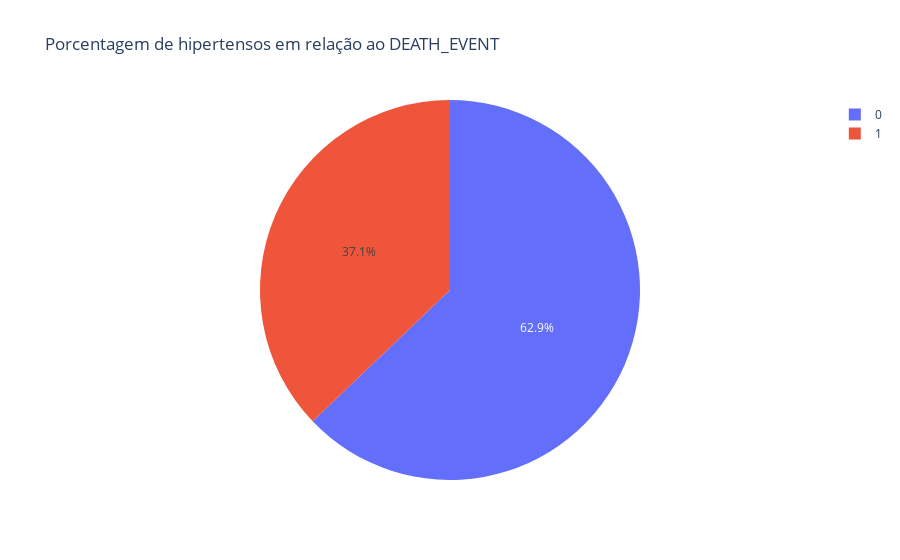

The notebook cell saved with this chart:
### Code cell
px.pie(dados, values='high_blood_pressure',names='DEATH_EVENT', title='Porcentagem de hipertensos em relação ao DEATH_EVENT')

### Figure 1 — Plotly figure (JSON) as saved in the notebook; plotly's stock layout.template omitted (floating-point values rounded to 4 significant figures; data arrays with more than 128 entries replaced by an {"elided": "..."} marker saying what was removed)
{"data": [{"domain": {"x": [0, 1], "y": [0, 1]}, "hovertemplate": "DEATH_EVENT=%{label}<br>high_blood_pressure=%{value}<extra></extra>", "labels": {"elided": "299 int values"}, "legendgroup": "", "name": "", "showlegend": true, "type": "pie", "values": {"elided": "299 int values"}}], "layout": {"legend": {"tracegroupgap": 0}, "title": {"text": "Porcentagem de hipertensos em relação ao DEATH_EVENT"}}}
